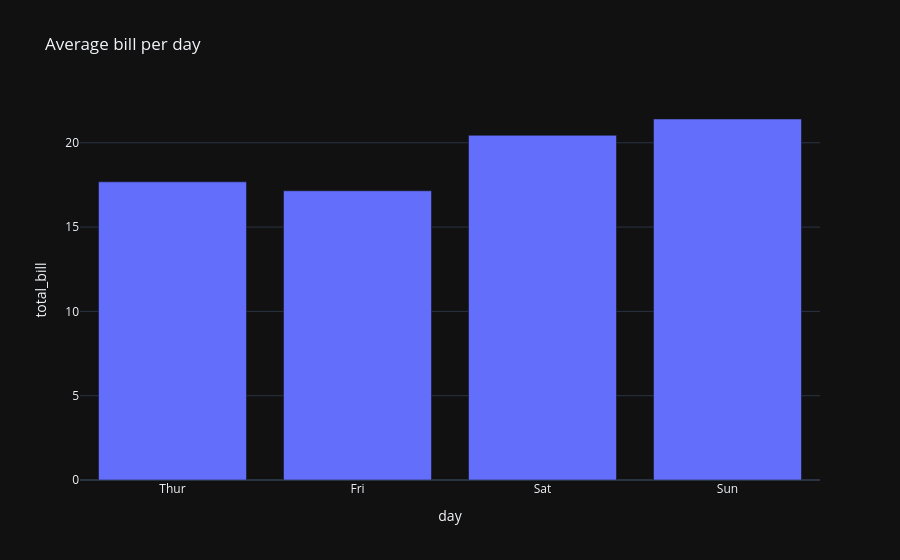

Source (notebook cell):
### Code cell
avg = df.groupby("day")["total_bill"].mean().reset_index()

fig = px.bar(avg, x="day", y="total_bill",
             category_orders={"day": ["Thur", "Fri", "Sat", "Sun"]},
             title="Average bill per day")
fig.show()

### Figure 1 — Plotly figure (JSON) as saved in the notebook; plotly's stock layout.template omitted (floating-point values rounded to 4 significant figures)
{"data": [{"hovertemplate": "day=%{x}<br>total_bill=%{y}<extra></extra>", "legendgroup": "", "marker": {"color": "#636efa", "pattern": {"shape": ""}}, "name": "", "orientation": "v", "showlegend": false, "textposition": "auto", "x": ["Fri", "Sat", "Sun", "Thur"], "xaxis": "x", "y": [17.15, 20.44, 21.41, 17.68], "yaxis": "y", "type": "bar"}], "layout": {"xaxis": {"anchor": "y", "domain": [0.0, 1.0], "title": {"text": "day"}, "categoryorder": "array", "categoryarray": ["Thur", "Fri", "Sat", "Sun"]}, "yaxis": {"anchor": "x", "domain": [0.0, 1.0], "title": {"text": "total_bill"}}, "legend": {"tracegroupgap": 0}, "title": {"text": "Average bill per day"}, "barmode": "relative"}}
